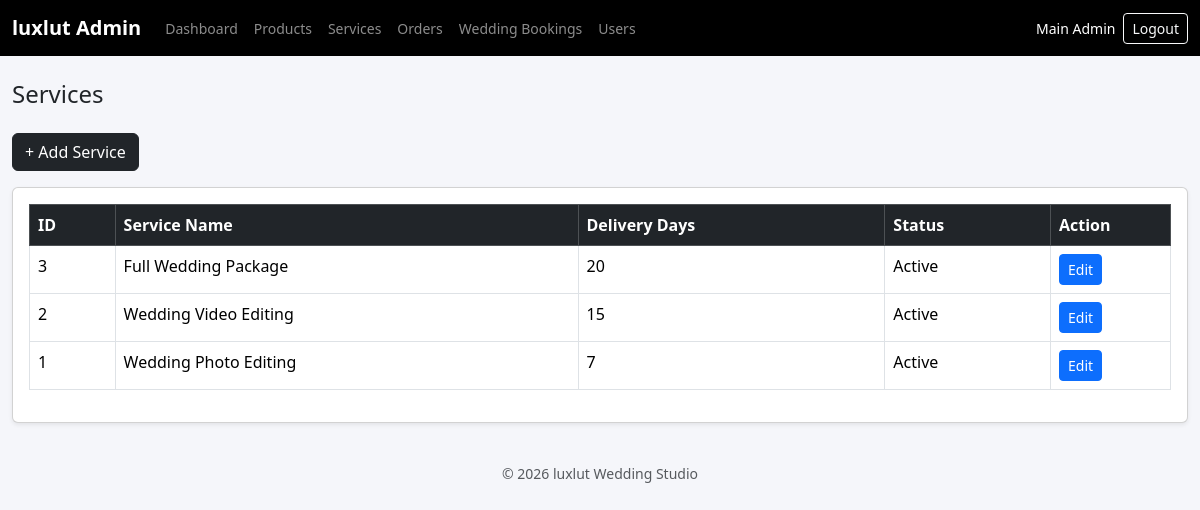
/admin/services/list.php (signed in), run on the app's committed database.
### tables this page shows
CREATE TABLE `services` (
  `id` int(11) NOT NULL,
  `name` varchar(150) DEFAULT NULL,
  `description` text DEFAULT NULL,
  `delivery_days` int(11) DEFAULT NULL,
  `status` enum('active','inactive') DEFAULT 'active'
);

### admin/services/list.php (the view, shortened to what this page needs)
<?php
require_once "../includes/header.php";
require_once "../../backend/config/database.php";
$query = "SELECT * FROM services ORDER BY id DESC";
$result = mysqli_query($conn, $query);
?>
<h4 class="mb-4">Services</h4>
<a href="add.php" class="btn btn-dark mb-3">+ Add Service</a>
<div class="card shadow-sm">
    <div class="card-body table-responsive">
        <table class="table table-bordered table-hover">
            <thead class="table-dark">
                <tr>
                    <th>ID</th>
                    <th>Service Name</th>
                    <th>Delivery Days</th>
                    <th>Status</th>
                    <th width="120">Action</th>
                </tr>
            </thead>
            <tbody>
                <?php while ($row = mysqli_fetch_assoc($result)): ?>
                <tr>
                    <td><?= $row['id'] ?></td>
                    <td><?= htmlspecialchars($row['name']) ?></td>
                    <td><?= (int)$row['delivery_days'] ?></td>
                    <td><?= ucfirst($row['status']) ?></td>
                    <td>
                        <a href="edit.php?id=<?= $row['id'] ?>" class="btn btn-sm btn-primary">Edit</a>
                    </td>
                </tr>
                <?php endwhile; ?>
            </tbody>
        </table>
    </div>
</div>
<?php require_once "../includes/footer.php"; ?>

### admin/includes/header.php (style rules this page uses)
body { background-color: #f5f6fa; }

### data on the page
services: id "3", name "Full Wedding Package", delivery_days "20", status "Active"
services: id "2", name "Wedding Video Editing", delivery_days "15", status "Active"
services: id "1", name "Wedding Photo Editing", delivery_days "7", status "Active"

### other printed values
$_SESSION['admin_name'] "Main Admin"
